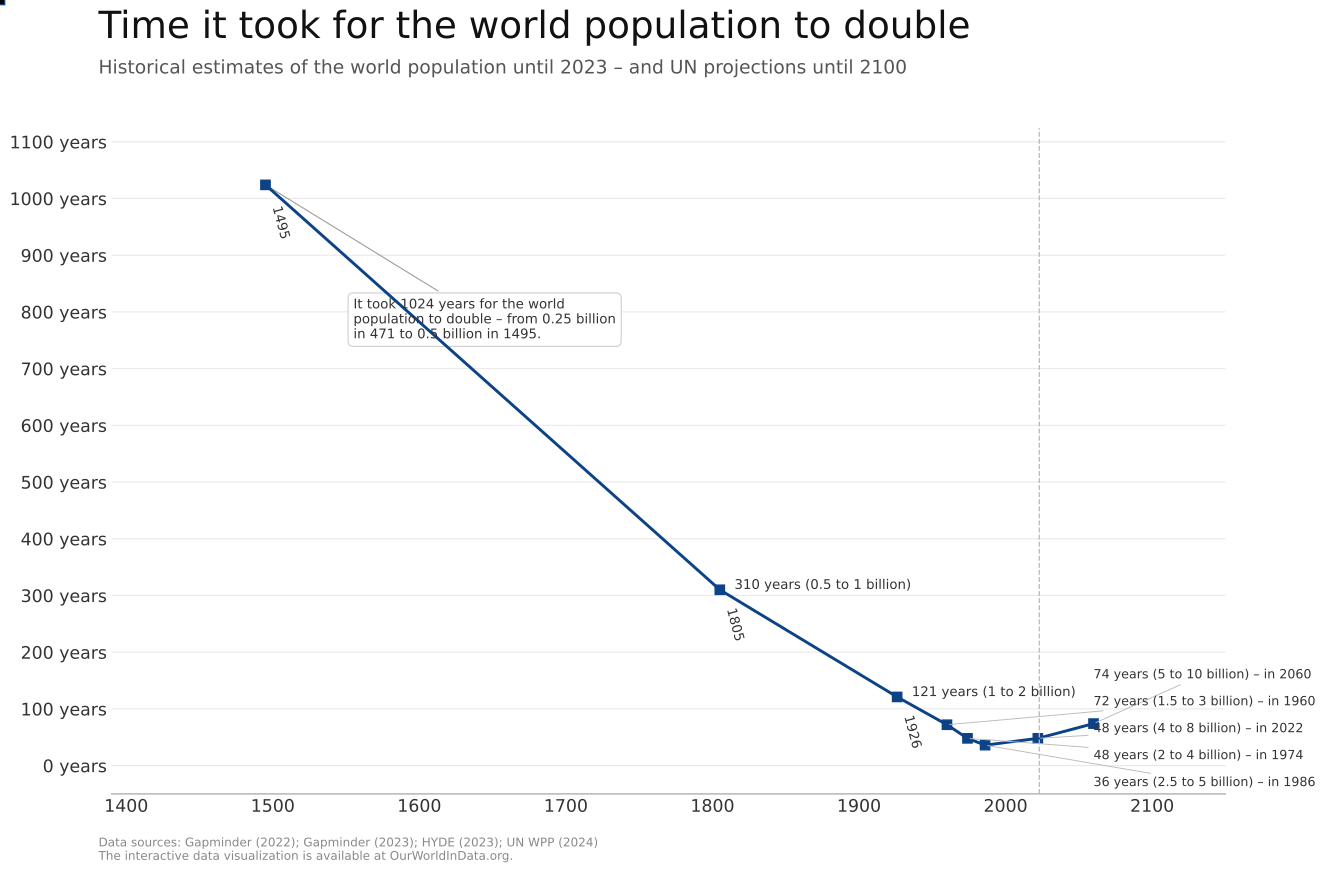

This chart was generated by the following Python code:
"""Recreate 'Time it took for the world population to double' chart.

Generates a line chart plotting the number of years it took world population
to double, at each milestone doubling event, using historical data and
UN projections from the garden/demography population dataset.

Milestone doublings are defined by (from_pop, to_pop) pairs at round population
thresholds (e.g. 0.5 → 1 billion).  For each pair the script interpolates the
exact years at which each threshold was crossed, then plots
(year_reached, years_to_double) as a connected line with square markers.

All boundary years (historical end, projection end) and the source citation are
inferred directly from the dataset rather than being hard-coded.
"""

import xml.etree.ElementTree as ET
from pathlib import Path

import matplotlib
import matplotlib.pyplot as plt
import numpy as np
import pandas as pd
import structlog
from owid.catalog import Dataset, Table
from scipy.interpolate import interp1d

from etl import paths as etl_paths

# Use non-path text so SVGs stay editable in Figma
matplotlib.rcParams["svg.fonttype"] = "none"

CURRENT_DIR = Path(__file__).parent
SHORT_NAME = "pop_doubling"

log = structlog.get_logger()

# ---------------------------------------------------------------------------
# Milestone definitions  (from_billions, to_billions)
# Sorted by from_pop so that year_reached is chronological on the x-axis.
# ---------------------------------------------------------------------------
DOUBLING_PAIRS: list[tuple[float, float]] = [
    (0.25, 0.50),
    (0.50, 1.0),
    (1.0, 2.0),
    (1.5, 3.0),
    (2.0, 4.0),
    (2.5, 5.0),
    (4.0, 8.0),
    (5.0, 10.0),
]


# ---------------------------------------------------------------------------
# Helpers
# ---------------------------------------------------------------------------


def build_source_citation(tb_historical: Table, tb_projection: Table) -> str:
    """Build source citation from column-level origins metadata.

    Mirrors the approach used in world_population_growth.py – collects origins
    from the two key population columns and deduplicates them.
    """
    all_origins = []
    for col_name, tb in [("population_historical", tb_historical), ("population_projection", tb_projection)]:
        col = tb[col_name]
        if hasattr(col.metadata, "origins") and col.metadata.origins:
            all_origins.extend(col.metadata.origins)

    # Deduplicate by (producer, title, date)
    unique_origins: dict[tuple, object] = {}
    for origin in all_origins:
        key = (origin.attribution_short, origin.title, origin.date_published)
        if key not in unique_origins:
            unique_origins[key] = origin

    source_parts = []
    for (producer, _title, date_pub), _origin in sorted(unique_origins.items()):
        year = date_pub.split("-")[0] if date_pub else ""
        source_parts.append(f"{producer} ({year})")

    return "Data sources: " + "; ".join(source_parts)


def _nice_x_ticks(year_min: int, year_max: int) -> list[int]:
    """Round century ticks that span [year_min, year_max] with padding."""
    lo = (year_min // 100) * 100
    hi = ((year_max + 99) // 100) * 100
    return list(range(lo, hi + 1, 100))


def _fmt_pop(val: float) -> str:
    """Format a population value in billions for labels (e.g. '0.25' or '1')."""
    if val == int(val):
        return str(int(val))
    return f"{val:g}"


# ---------------------------------------------------------------------------
# Data loading
# ---------------------------------------------------------------------------


def load_world_population() -> tuple[pd.DataFrame, int, int, Table, Table]:
    """Load and merge historical + projection population for World.

    Returns:
        combined        – DataFrame with ['year', 'population'], sorted, deduped
                          (historical takes priority where they overlap).
        hist_last_year  – last year present in the historical series
        proj_last_year  – last year present in the projections series
        tb_hist_raw     – raw historical Table (for origins metadata)
        tb_proj_raw     – raw projections Table (for origins metadata)
    """
    ds = Dataset(etl_paths.DATA_DIR / "garden/demography/2024-07-15/population")

    tb_hist_raw = ds["historical"]
    tb_proj_raw = ds["projections"]

    tb_hist = tb_hist_raw.reset_index()
    tb_proj = tb_proj_raw.reset_index()

    world_hist = tb_hist[tb_hist["country"] == "World"][["year", "population_historical"]].copy()
    world_hist.columns = ["year", "population"]

    world_proj = tb_proj[tb_proj["country"] == "World"][["year", "population_projection"]].copy()
    world_proj.columns = ["year", "population"]

    # Boundary years – inferred from the data
    hist_last_year = int(world_hist["year"].max())
    proj_last_year = int(world_proj["year"].max())

    # Concat; historical rows come first so drop_duplicates keeps them
    combined = pd.concat([world_hist, world_proj]).drop_duplicates("year").sort_values("year").reset_index(drop=True)

    return combined, hist_last_year, proj_last_year, tb_hist_raw, tb_proj_raw


# ---------------------------------------------------------------------------
# Computation
# ---------------------------------------------------------------------------


def compute_doublings(combined: pd.DataFrame) -> pd.DataFrame:
    """Interpolate the year each population threshold was crossed and compute doubling durations.

    Args:
        combined: DataFrame with 'year' and 'population' columns (sorted, unique years).

    Returns:
        DataFrame with columns:
            year_reached   – (int)   year the *target* population was first reached
            doubling_years – (int)   number of years from source to target
            from_b         – (float) source population in billions
            to_b           – (float) target population in billions
    """
    years = combined["year"].values.astype(float)
    pops = combined["population"].values.astype(float)

    # Inverse interpolation: population → year  (population is monotonically increasing)
    f_pop_to_year = interp1d(pops, years, kind="linear", bounds_error=False)

    rows = []
    for from_b, to_b in DOUBLING_PAIRS:
        from_p, to_p = from_b * 1e9, to_b * 1e9

        if to_p > pops.max():
            log.warning(f"Target {to_b}B exceeds max population in dataset ({pops.max()/1e9:.2f}B) – skipping")
            continue

        yr_from = float(f_pop_to_year(from_p))
        yr_to = float(f_pop_to_year(to_p))

        if np.isnan(yr_from) or np.isnan(yr_to):
            log.warning(f"Could not interpolate years for {from_b}B → {to_b}B – skipping")
            continue

        rows.append(
            {
                "year_reached": int(round(yr_to)),
                "doubling_years": int(round(yr_to - yr_from)),
                "from_b": from_b,
                "to_b": to_b,
            }
        )

    return pd.DataFrame(rows)


# ---------------------------------------------------------------------------
# Visualisation
# ---------------------------------------------------------------------------


def create_visualization(
    df: pd.DataFrame,
    hist_last_year: int,
    proj_last_year: int,
    source_citation: str,
) -> plt.Figure:
    """Build the chart.

    Layout notes:
    - White background, light-grey horizontal grid lines
    - Dark-blue (#0c4387) connected line with square markers
    - Y-axis tick labels include " years" unit
    - X-axis: century ticks derived from the data range
    - First point gets a multi-line callout box
    - Upper-curve points (>= 100 years, excluding first) get a label to the
      right plus a rotated year label below the marker
    - Bottom-right cluster (< 100 years): labels fan out to the right with
      leader lines, ordered smallest-doubling-time at bottom
    - A dashed vertical line at hist_last_year separates historical from
      projected data
    """
    # --- colours & sizes ---
    line_color = "#0c4387"
    text_color = "#333333"
    grid_color = "#e8e8e8"
    axis_color = "#999999"
    projection_line_color = "#bbbbbb"

    fig, ax = plt.subplots(figsize=(13.65, 9.5))
    fig.patch.set_facecolor("white")
    ax.set_facecolor("white")

    # --- grid & spines ---
    ax.set_axisbelow(True)
    ax.yaxis.grid(True, color=grid_color, linewidth=0.8)
    ax.xaxis.grid(False)
    for spine in ["top", "right", "left"]:
        ax.spines[spine].set_visible(False)
    ax.spines["bottom"].set_color(axis_color)
    ax.spines["bottom"].set_linewidth(0.8)

    # --- axes limits & ticks (derived from data) ---
    max_dy = int(df["doubling_years"].max())
    first_year = int(df["year_reached"].min())

    x_ticks = _nice_x_ticks(first_year, proj_last_year)
    ax.set_xlim(x_ticks[0] - 10, x_ticks[-1] + 50)
    ax.set_ylim(-50, max_dy + 100)

    ax.set_xticks(x_ticks)
    ax.set_xticklabels([str(y) for y in x_ticks], fontsize=13, color=text_color)
    ax.tick_params(axis="x", length=0)

    # Y-axis ticks at every 100 up to just above the max
    y_tick_max = ((max_dy + 100) // 100) * 100
    y_ticks = list(range(0, int(y_tick_max) + 1, 100))
    ax.set_yticks(y_ticks)
    ax.set_yticklabels([f"{t} years" for t in y_ticks], fontsize=13, color=text_color)
    ax.tick_params(axis="y", length=0)

    # --- projection separator (position inferred from data) ---
    ax.axvline(hist_last_year, color=projection_line_color, linewidth=1, linestyle="--", zorder=1)

    # --- main line + markers ---
    x = df["year_reached"].values
    y = df["doubling_years"].values
    ax.plot(x, y, color=line_color, linewidth=2.2, marker="s", markersize=7, markerfacecolor=line_color, zorder=2)

    # --- identify the cluster (doubling_years < 100) and build fan geometry ---
    cluster_mask = df["doubling_years"] < 100
    n_cluster = int(cluster_mask.sum())

    cluster_df = df[cluster_mask].copy()
    cluster_df["label_rank"] = cluster_df["doubling_years"].rank(method="first").astype(int) - 1  # 0-based

    cluster_label_x = 2060  # x position where all fan labels start
    cluster_label_y_bot = -30  # y of the bottom-most label
    cluster_label_y_top = 160  # y of the top-most label
    cluster_y_step = (cluster_label_y_top - cluster_label_y_bot) / max(n_cluster - 1, 1)

    # Build a quick lookup: (year_reached, doubling_years) → label_y
    cluster_label_y_map: dict[tuple[int, int], float] = {}
    for _, crow in cluster_df.iterrows():
        rank = int(crow["label_rank"])
        cluster_label_y_map[(int(crow["year_reached"]), int(crow["doubling_years"]))] = (
            cluster_label_y_bot + rank * cluster_y_step
        )

    # ---------------------------------------------------------------------------
    # Label loop
    # ---------------------------------------------------------------------------
    for i, row in df.iterrows():
        yr = int(row["year_reached"])
        dy = int(row["doubling_years"])
        from_b = row["from_b"]
        to_b = row["to_b"]

        if i == 0:
            # ── first point: rotated year label + callout box ──
            ax.text(yr + 3, dy - 35, str(yr), fontsize=10, color=text_color, rotation=-75, ha="left", va="top")

            callout_text = (
                f"It took {dy} years for the world\n"
                f"population to double – from {_fmt_pop(from_b)} billion\n"
                f"in {int(round(yr - dy))} to {_fmt_pop(to_b)} billion in {yr}."
            )
            ax.annotate(
                callout_text,
                xy=(yr, dy),
                xytext=(yr + 60, dy - 200),
                fontsize=10,
                color=text_color,
                va="top",
                ha="left",
                bbox=dict(boxstyle="round,pad=0.4", facecolor="white", edgecolor="#cccccc", linewidth=0.8),
                arrowprops=dict(arrowstyle="-", color="#999999", linewidth=0.8),
                annotation_clip=False,
            )

        elif not cluster_mask.iloc[i]:
            # ── upper-curve point (>= 100 years, not first) ──
            ax.text(yr + 3, dy - 30, str(yr), fontsize=10, color=text_color, rotation=-75, ha="left", va="top")

            label = f"{dy} years ({_fmt_pop(from_b)} to {_fmt_pop(to_b)} billion)"
            ax.text(yr + 10, dy + 8, label, fontsize=10, color=text_color, ha="left", va="center")

        else:
            # ── bottom-right cluster: fanned labels with leader lines ──
            label = f"{dy} years ({_fmt_pop(from_b)} to {_fmt_pop(to_b)} billion) – in {yr}"

            label_y = cluster_label_y_map[(yr, dy)]

            ax.annotate(
                label,
                xy=(yr, dy),
                xytext=(cluster_label_x, label_y),
                fontsize=9.5,
                color=text_color,
                ha="left",
                va="center",
                arrowprops=dict(arrowstyle="-", color="#bbbbbb", linewidth=0.7),
                annotation_clip=False,
            )

    # --- title & subtitle (years inferred from data) ---
    fig.suptitle(
        "Time it took for the world population to double",
        x=0.06,
        y=0.95,
        ha="left",
        fontsize=28,
        fontweight="normal",
        color="#111111",
    )
    fig.text(
        0.06,
        0.88,
        f"Historical estimates of the world population until {hist_last_year}"
        f" – and UN projections until {proj_last_year}",
        ha="left",
        fontsize=14,
        color="#555555",
    )

    # --- source footer (built from dataset origins) ---
    fig.text(
        0.06,
        0.015,
        f"{source_citation}\n" "The interactive data visualization is available at OurWorldInData.org.",
        ha="left",
        va="bottom",
        fontsize=9,
        color="#888888",
    )

    fig.subplots_adjust(top=0.82, left=0.07, right=0.92, bottom=0.09)

    return fig


# ---------------------------------------------------------------------------
# SVG post-processing
# ---------------------------------------------------------------------------


def optimize_svg_for_figma(svg_path: Path) -> None:
    """Flatten matplotlib's nested <g> structure into semantic groups for Figma.

    The output groups (in render order, bottom → top) are:

        grid-lines          – horizontal grid lines & the dashed projection vline
        axes-spines         – bottom spine
        data-line           – the main dark-blue connected line
        markers             – square marker symbols (path defs + <use> elements)
        annotations         – callout boxes, fan leader-lines, and year labels
        title               – suptitle
        subtitle            – the historical/projection subtitle
        axis-labels         – x- and y-tick labels
        data-labels         – inline doubling-time labels
        source              – source footer text
    """
    ET.register_namespace("", "http://www.w3.org/2000/svg")
    ET.register_namespace("xlink", "http://www.w3.org/1999/xlink")
    ET.register_namespace("dc", "http://purl.org/dc/elements/1.1/")
    ET.register_namespace("rdf", "http://www.w3.org/1999/02/22-rdf-syntax-ns#")
    ET.register_namespace("cc", "http://creativecommons.org/ns#")

    tree = ET.parse(svg_path)
    root = tree.getroot()
    ns = {"svg": "http://www.w3.org/2000/svg"}

    # Locate the top-level matplotlib group (figure_1)
    main_group = root.find("./svg:g[@id='figure_1']", ns)
    if main_group is None:
        log.warning("Could not find figure_1 group in SVG – skipping Figma optimisation")
        return

    # ── colours used by pop_doubling ──────────────────────────────────────
    LINE_COLOR = "#0c4387"  # main data line & markers
    GRID_COLOR = "#e8e8e8"  # horizontal grid lines
    PROJ_VLINE_COLOR = "#bbbbbb"  # dashed projection separator / leader lines
    SPINE_COLOR = "#999999"  # bottom spine

    # ── semantic group order (render bottom → top) ────────────────────────
    GROUP_ORDER = [
        "grid-lines",
        "axes-spines",
        "data-line",
        "markers",
        "annotations",
        "title",
        "subtitle",
        "axis-labels",
        "data-labels",
        "source",
    ]

    # ── helper: extract style values ───────────────────────────────────────
    def _get(elem: ET.Element, attr: str) -> str:
        """Return the attribute value, lower-cased, or empty string."""
        return (elem.get(attr) or "").lower()

    def _d_len(elem: ET.Element) -> int:
        return len(elem.get("d") or "")

    # ── remove white background rects/paths ───────────────────────────────
    # matplotlib emits figure and axes backgrounds as plain white <path>
    # elements with no stroke.  Annotation callout boxes are also white but
    # have a visible stroke (e.g. #cccccc), so we keep those.
    for elem in list(main_group.iter()):
        fill = _get(elem, "fill")
        style = _get(elem, "style")
        is_white = fill in ("#ffffff", "white") or "#ffffff" in style

        if not is_white:
            continue
        if elem.tag not in (
            "{http://www.w3.org/2000/svg}rect",
            "{http://www.w3.org/2000/svg}path",
        ):
            continue

        # Keep white elements that have a stroke (e.g. callout boxes)
        has_stroke = "stroke:" in style and "stroke: none" not in style
        if has_stroke:
            continue

        # find parent and remove
        for parent in main_group.iter():
            if elem in list(parent):
                parent.remove(elem)
                break

    # ── build new flat structure ───────────────────────────────────────────
    container = ET.Element("{http://www.w3.org/2000/svg}g", id="chart-content")
    groups = {gid: ET.SubElement(container, "{http://www.w3.org/2000/svg}g", id=gid) for gid in GROUP_ORDER}

    # Track path <defs> that define marker shapes so we can move them too
    marker_def_ids: set[str] = set()

    # ── first pass: collect marker path-def ids from <defs> children ───────
    # matplotlib puts marker path defs directly inside nested groups; we
    # identify them by short path length and the line colour in their style.
    for elem in main_group.iter("{http://www.w3.org/2000/svg}path"):
        eid = elem.get("id") or ""
        if eid and _d_len(elem) < 120 and (LINE_COLOR in _get(elem, "style") or "stroke" in _get(elem, "style")):
            marker_def_ids.add(eid)

    # ── categorise every visual element ────────────────────────────────────
    for elem in main_group.iter():
        tag = elem.tag
        if tag not in (
            "{http://www.w3.org/2000/svg}path",
            "{http://www.w3.org/2000/svg}line",
            "{http://www.w3.org/2000/svg}rect",
            "{http://www.w3.org/2000/svg}text",
            "{http://www.w3.org/2000/svg}use",
        ):
            continue

        # shallow copy (preserve children for <text> with <tspan>)
        copy = ET.Element(tag, elem.attrib)
        copy.text = elem.text
        copy.tail = None
        for child in elem:
            child_copy = ET.Element(child.tag, child.attrib)
            child_copy.text = child.text
            child_copy.tail = child.tail
            copy.append(child_copy)

        target: str | None = None
        fill = _get(elem, "fill")
        stroke = _get(elem, "stroke")
        style = _get(elem, "style")
        eid = elem.get("id") or ""

        # ── <text> ──────────────────────────────────────────────────────
        if tag == "{http://www.w3.org/2000/svg}text":
            txt = "".join(elem.itertext()).strip().lower()

            if "time it took" in txt:
                target = "title"
            elif "historical estimates" in txt or "un projections" in txt:
                target = "subtitle"
            elif "data source" in txt or "ourworldindata" in txt or "interactive" in txt:
                target = "source"
            elif "years" in txt and ("billion" in txt or "to" in txt):
                # inline doubling labels like "132 years (1 to 2 billion)"
                target = "data-labels"
            elif "it took" in txt:
                # first-point callout box text
                target = "annotations"
            else:
                # everything else: axis tick labels
                target = "axis-labels"

        # ── <path> ──────────────────────────────────────────────────────
        elif tag == "{http://www.w3.org/2000/svg}path":
            if eid in marker_def_ids:
                target = "markers"
            elif LINE_COLOR in style or LINE_COLOR in stroke:
                # main connected line (long path) vs marker defs (short)
                target = "data-line" if _d_len(elem) > 120 else "markers"
            elif GRID_COLOR in stroke or GRID_COLOR in style:
                target = "grid-lines"
            elif PROJ_VLINE_COLOR in stroke or PROJ_VLINE_COLOR in style:
                # dashed projection vline or annotation leader lines
                target = "grid-lines" if _d_len(elem) > 200 else "annotations"
            elif SPINE_COLOR in stroke or SPINE_COLOR in style:
                target = "axes-spines"
            elif _d_len(elem) < 120:
                target = "markers"
            else:
                target = "grid-lines"  # fallback

        # ── <line> ──────────────────────────────────────────────────────
        elif tag == "{http://www.w3.org/2000/svg}line":
            if GRID_COLOR in stroke:
                target = "grid-lines"
            elif PROJ_VLINE_COLOR in stroke:
                target = "annotations"
            else:
                target = "axes-spines"

        # ── <rect> ──────────────────────────────────────────────────────
        elif tag == "{http://www.w3.org/2000/svg}rect":
            # annotation callout boxes have a border colour ~#cccccc
            if "cccccc" in fill or "cccccc" in style or "edgecolor" in style:
                target = "annotations"
            else:
                target = "grid-lines"

        # ── <use> (marker instances) ────────────────────────────────────
        elif tag == "{http://www.w3.org/2000/svg}use":
            target = "markers"

        if target:
            groups[target].append(copy)

    # ── strip empty groups ─────────────────────────────────────────────────
    for gid in list(GROUP_ORDER):
        if len(groups[gid]) == 0:
            container.remove(groups[gid])

    # ── replace main_group children with the new flat structure ────────────
    main_group.clear()
    main_group.set("id", "figure_1")
    for child in container:
        main_group.append(child)

    tree.write(svg_path, encoding="utf-8", xml_declaration=True)


# ---------------------------------------------------------------------------
# Entry point
# ---------------------------------------------------------------------------


def run() -> None:
    """Entry point: load data, compute doublings, render and save chart."""
    combined, hist_last_year, proj_last_year, tb_hist_raw, tb_proj_raw = load_world_population()

    log.info(f"Data boundaries – historical last year: {hist_last_year}, " f"projections last year: {proj_last_year}")

    df = compute_doublings(combined)
    log.info(f"Computed {len(df)} population doubling milestones")
    log.info(df.to_string(index=False))

    source_citation = build_source_citation(tb_hist_raw, tb_proj_raw)
    log.info(f"Source citation: {source_citation}")

    fig = create_visualization(df, hist_last_year, proj_last_year, source_citation)

    # --- save PNG ---
    png_path = CURRENT_DIR / "pop_doubling.png"
    fig.savefig(png_path, format="png", dpi=300, bbox_inches="tight")
    log.info(f"Saved chart to {png_path}")

    # --- save SVG ---
    svg_path = CURRENT_DIR / "pop_doubling.svg"
    fig.savefig(svg_path, format="svg", dpi=300, bbox_inches="tight", metadata={"Date": None})

    # Flatten nested matplotlib groups into semantic layers for Figma
    optimize_svg_for_figma(svg_path)
    log.info(f"Saved and optimised chart to {svg_path}")

    plt.close(fig)
